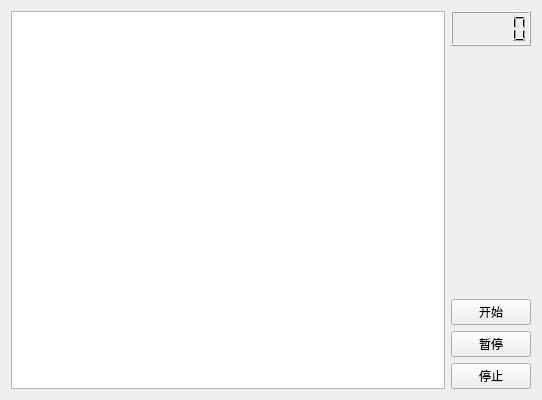
<?xml version="1.0" encoding="UTF-8"?>
<ui version="4.0">
 <class>MainWindow</class>
 <widget class="QMainWindow" name="MainWindow">
  <property name="geometry">
   <rect>
    <x>0</x>
    <y>0</y>
    <width>542</width>
    <height>400</height>
   </rect>
  </property>
  <property name="windowTitle">
   <string>打地鼠</string>
  </property>
  <widget class="QWidget" name="centralWidget">
   <layout class="QHBoxLayout" name="horizontalLayout">
    <item>
     <widget class="QGraphicsView" name="graphicsView"/>
    </item>
    <item>
     <layout class="QVBoxLayout" name="verticalLayout" stretch="1,7,1,1,1">
      <item>
       <widget class="QLCDNumber" name="lcdNumber"/>
      </item>
      <item>
       <spacer name="verticalSpacer">
        <property name="orientation">
         <enum>Qt::Vertical</enum>
        </property>
        <property name="sizeHint" stdset="0">
         <size>
          <width>20</width>
          <height>40</height>
         </size>
        </property>
       </spacer>
      </item>
      <item>
       <widget class="QPushButton" name="pushButton_start">
        <property name="text">
         <string>开始</string>
        </property>
       </widget>
      </item>
      <item>
       <widget class="QPushButton" name="pushButton_pause">
        <property name="text">
         <string>暂停</string>
        </property>
       </widget>
      </item>
      <item>
       <widget class="QPushButton" name="pushButton_stop">
        <property name="text">
         <string>停止</string>
        </property>
       </widget>
      </item>
     </layout>
    </item>
   </layout>
  </widget>
 </widget>
 <layoutdefault spacing="6" margin="11"/>
 <resources/>
 <connections/>
</ui>
